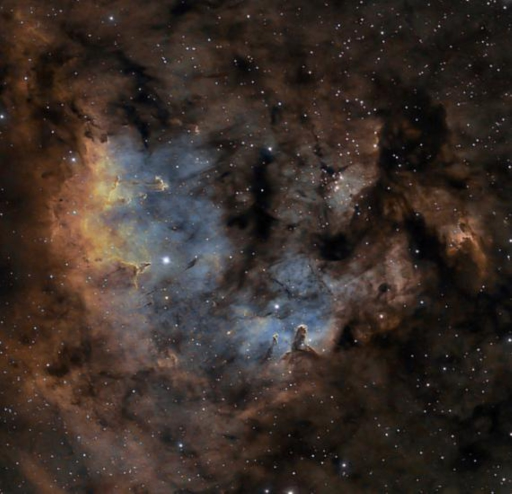
%> input picture assets/watermarked_openStego/openStego_img1.png, 1024 x 988 px (shown at 1/2 size); the run also reads 4 pictures not shown here
$ octave code.m   (GNU Octave 9; MATLAB toolbox functions it lacks are replaced by stand-ins)
%> lines starting %> are read from the running program, lines starting %| are printed output that depends on the picture
clc, clearvars, close all;

asset.output = "./assets/watermarked_openStego/";
asset.trans = "./assets/transformation_openStego/";


% Read all stego images
images = {imread(asset.output  + "openStego_img1.png"),
          imread(asset.output  + "openStego_img2.png"),
          imread(asset.output  + "openStego_img3.png"),
          imread(asset.output  + "openStego_img4.png"),
          imread(asset.output  + "openStego_img5.png"),
          };
%> images = 5 items

% simple conversion
% img = imread(asset.output  + "simg1.png");
% imwrite(img, asset.output  + "simg1.jpeg");

% #################
% Task 1: Rotation
% #################
% Rotation vector
%
rotation = [90, 180, 270, 360, 450];
rotated_imgs = {}
for i= 1:length(rotation)
    rotated_img = imrotate(images{i}, rotation(i));
    rotated_imgs{i} = rotated_img;
    imwrite(rotated_img, asset.trans + "/rotation/rotated_simg"+i+".png");
end
%> after the loop, rotated_imgs = 5 items

% Now check again after transformation, is it possible to check the
% embedded message
figure;
for i = 1:length(images)
    subplot(2, 3, i);
    imshow(rotated_imgs{i});
    title(sprintf("%d.Rotation %d°", i, rotation(i)));
end
%> this loop made 5 passes
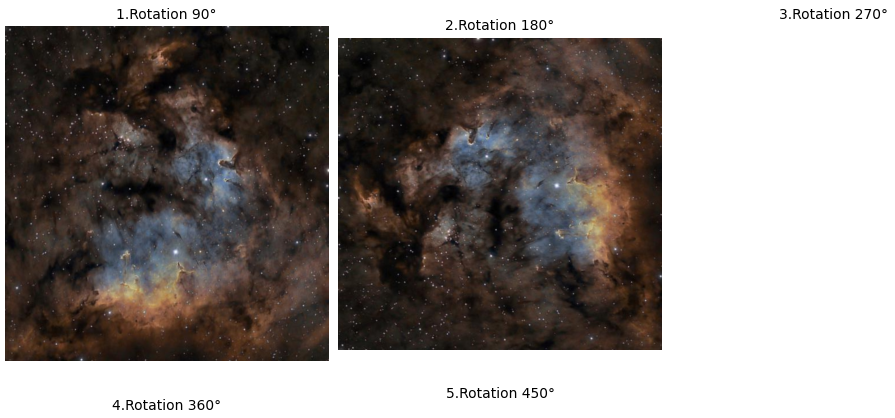
%> figure redrawn from the program's plot data, 5 panels

% #################
% Task 2: Cut
% #################

crop = [0.1,0.2,0.5, 0.7,0.9];
cropped_images = {}
for i=1:length(images)
    [height, width, ~] = size(images{i});
    % return new height
    new_height = round(height * (1-crop(i)));
    cropped_img = images{i}(1:new_height,:,:);
    cropped_images{i} = cropped_img;
    imwrite(cropped_img, asset.trans + "/crop/cropped_simg"+i+".png");
end
%> this loop made 5 passes
%> new_height on passes 1 to 5: 889, 790, 494, 296, 99
%> pass 1, `cropped_img = images{i}(1:new_height,:,:);`:
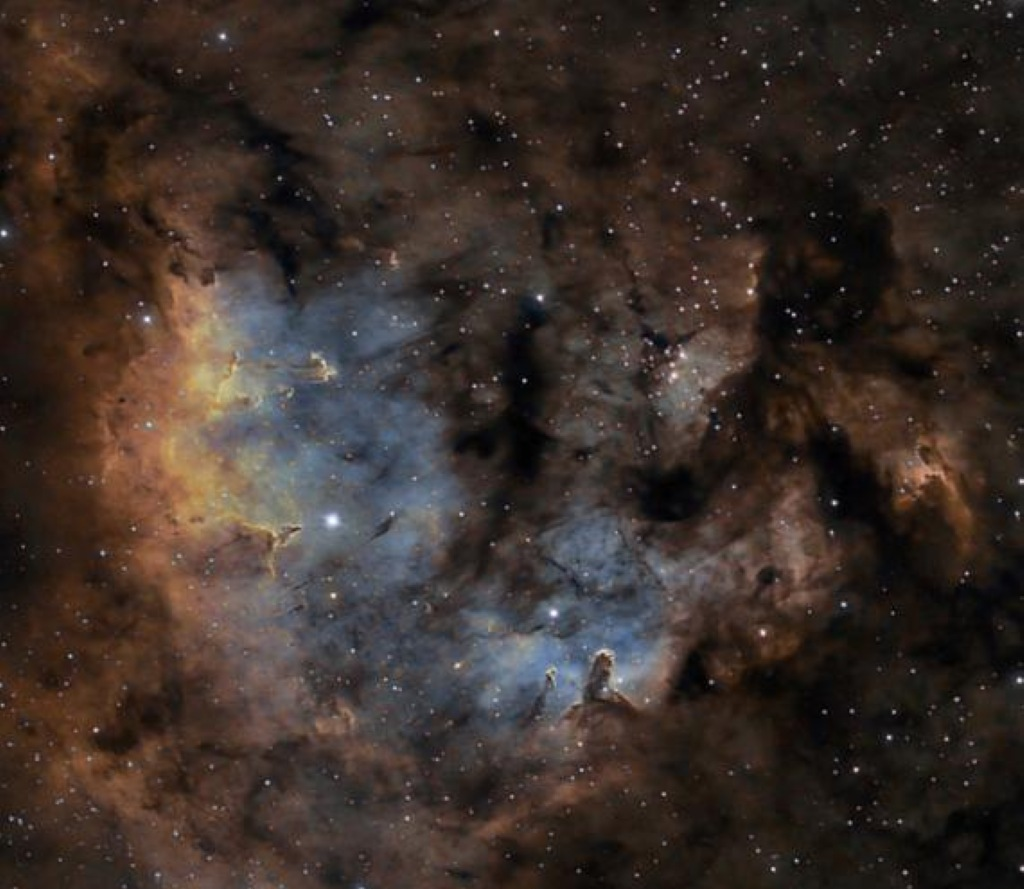
%> cropped_img: size 889x1024x3 uint8; mean R, G, B 58.5, 47.4, 41.8
%> pass 3, `cropped_img = images{i}(1:new_height,:,:);`:
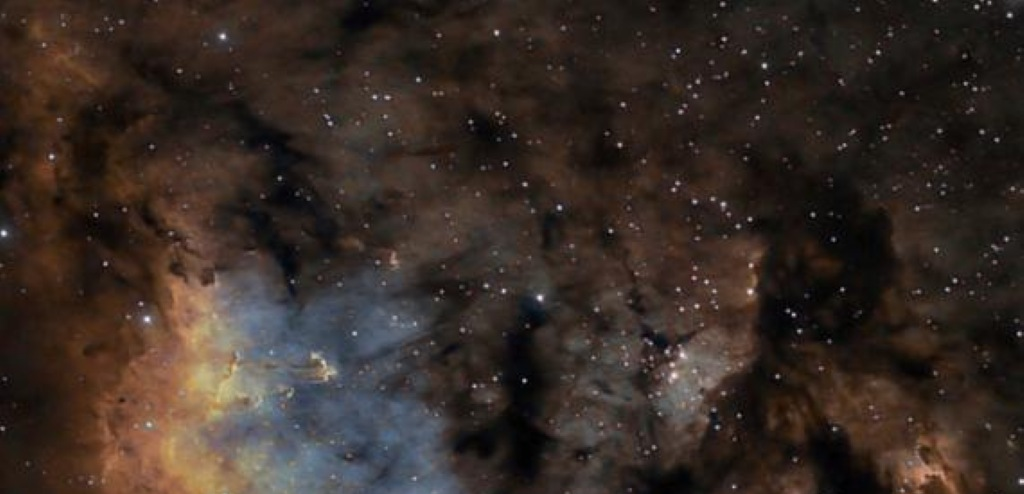
%> cropped_img: size 494x1024x3 uint8; mean R, G, B 55.4, 44.1, 37.8
%> after the loop, cropped_images = 5 items

figure;
for i = 1:length(images)
    subplot(2, 3, i);
    imshow(cropped_images{i});
    title(sprintf("%d.Crop: %d%%", i, crop(i)*100));
end

% [23 lines of commented-out code are left out]
watermarked_img = imread(asset.output  + "openStego_img1.png");
%> watermarked_img is the input picture: size 988x1024x3 uint8; mean R, G, B 57.5, 46.6, 40.9

figure;
subplot(3, 3, 1);
imshow(watermarked_img);
title("Original Watermarked Image");

% Noise Reduction (Gaussian Filter)
% 0.5 is mild smoothing
% 2 is strong blure (more noise removal, but image details are lost)
noise_reduced = imgaussfilt(watermarked_img, 1);
subplot(3, 3, 2);
imshow(noise_reduced);
imwrite(noise_reduced, asset.trans + "/others/noise_reduced.jpg");
title("Noise Reduction (Gaussian)");

% Sharpening
% 1 is medium sharpening
% 1.5 or 2 is more sharpening ( can introduce noise)
sharpened = imsharpen(watermarked_img, 'Amount', 1);
subplot(3, 3, 3);
imshow(sharpened);
imwrite(sharpened, asset.trans + "/others/sharpened.jpg");
title("Sharpened Image");

% Contrast Adjustment
% stretchlim(img) => Automatically detects the optimal contrast range.
contrast_adjusted = imadjust(watermarked_img, stretchlim(watermarked_img), []);
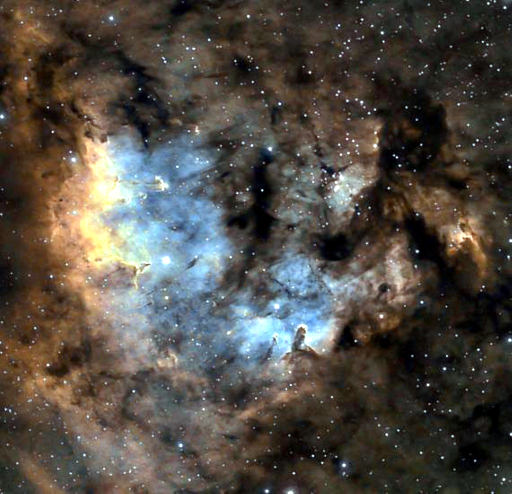
%> contrast_adjusted: size 988x1024x3 uint8 (shown at 1/2 size); mean R, G, B 81.3, 75.7, 68.8
subplot(3, 3, 4);
imshow(contrast_adjusted);
imwrite(contrast_adjusted, asset.trans + "/others/contrast_adjusted.jpg");
title("Contrast Adjusted");

% Gamma Correction
% gamma < 1 like 0.5 Brighten the image
% gamma > 1 like 2 Darken the image
gamma_corrected = imadjust(watermarked_img, [], [], 0.5); % Gamma < 1 brightens the image
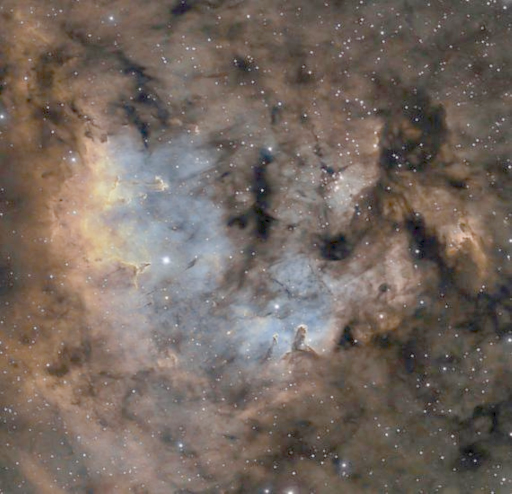
%> gamma_corrected: size 988x1024x3 uint8 (shown at 1/2 size); mean R, G, B 116.2, 104.1, 96.2
subplot(3, 3, 5);
imshow(gamma_corrected);
imwrite(gamma_corrected, asset.trans + "/others/gamma_corrected.jpg");
title("Gamma Correction (0.5)");


% Color Depth Reduction (Reduce to 32 Levels)
% 8-bit depth (256 colors) → img / 8 * 8 reduces to 32 levels.
color_depth_reduced = uint8(floor(double(watermarked_img) / 8) * 8);
subplot(3, 3, 6);
imshow(color_depth_reduced);
imwrite(color_depth_reduced, asset.trans + "/others/color_depth_reduced.jpg");
title("Reduced Color Depth");

% Add Gaussian Noise
% mean = 0 => No shift in brightness.
% variance = 0.01 => Controls noise strength
noisy_img = imnoise(watermarked_img, 'gaussian', 0, 0.01); % Add Gaussian noise
subplot(3, 3, 7);
imshow(noisy_img);
imwrite(noisy_img, asset.trans + "/others/noisy_img.jpg");
title("Gaussian Noise");

% Edge Detection (Sobel edge detection filter)
% 'canny' -> More advanced edge detection.
% 'prewitt' -> Similar to Sobel but less sensitive.
gray_img = rgb2gray(watermarked_img);
edges = edge(gray_img, 'sobel');
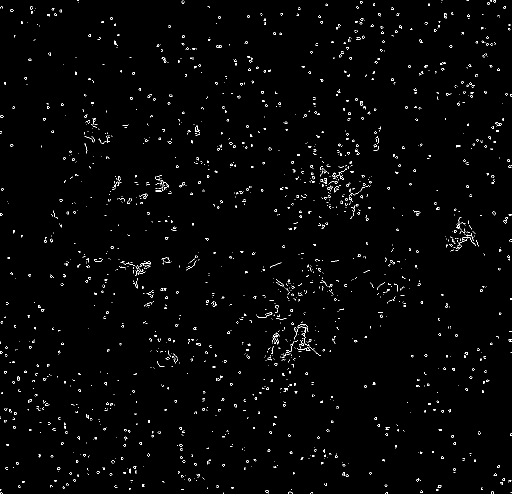
%> edges: size 988x1024 logical (shown at 1/2 size); 1.3% white in thin lines or dots
subplot(3, 3, 8);
imshow(edges);
imwrite(gray_img, asset.trans + "/others/gray_img_sobel.jpg");
title("Edge Detection (Sobel)");


%Histogram Equalization (Enhance Contrast)
% histeq(img) => Applies histogram equalization, enhancing contrast.
% Works best on grayscale images.
equalized = histeq(rgb2gray(watermarked_img));
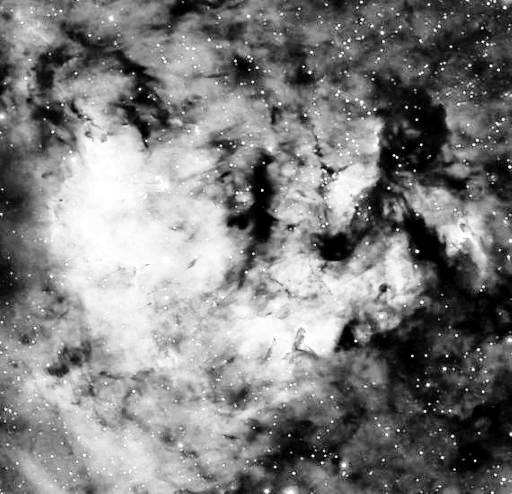
%> equalized: size 988x1024 uint8 (shown at 1/2 size); min 0, max 255, mean 127.2
subplot(3, 3, 9);
imshow(equalized);
imwrite(equalized, asset.trans + "/others/equalized.jpg");
title("Histogram Equalization");
